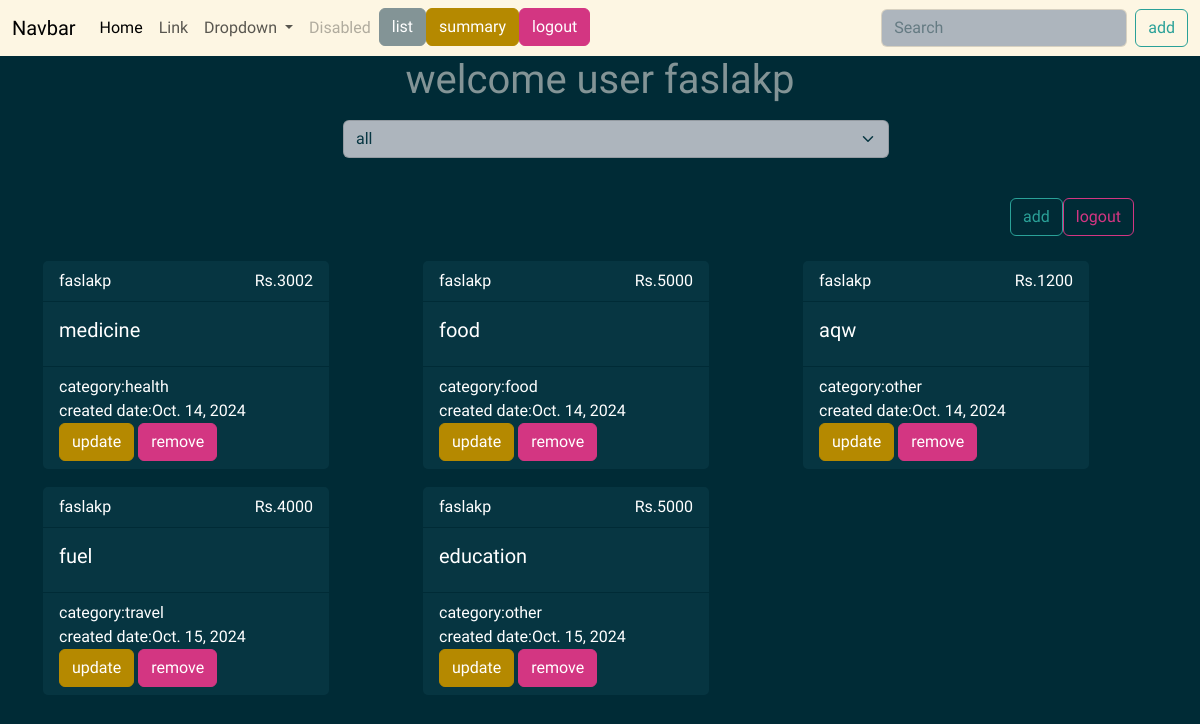
Screenshot of /expense/list (signed in) with the database file from the repository.
### budget/models.py (models this page shows, shortened)
class Expense(models.Model):
    title=models.CharField(max_length=200)
    amount=models.PositiveIntegerField()
    created_date=models.DateTimeField(auto_now_add=True)
    category_choices=(
        ("food","food"),
        ("travel","travel"),
        ("health","health"),
        ("other","other"),
    )
    category=models.CharField(max_length=200,choices=category_choices,default="other")
    user=models.ForeignKey(User,on_delete=models.CASCADE)

### budget/views.py (the view)
# urls.py: path("expense/list",views.ExpenseListView.as_view(),name="expense-list"),
@method_decorator(decs,name="dispatch")
class ExpenseListView(View):
    def get(self,request,*args,**kwargs):
        selected_category=request.GET.get("category","all")
        if selected_category == "all":
            qs=Expense.objects.filter(user=request.user)
        else:
            qs=Expense.objects.filter(category=selected_category,user=request.user)
        return render(request,"expense_list.html",{"expense":qs,"selected":selected_category})

### budget/templates/expense_list.html (shortened to what this page needs)
{%extends 'base.html'%}
{%block main_block%}
<div class="container">
    <h1 class="text-center">welcome user {{request.user}}</h1>
    <div class="container m-3">
        <div class="w-50 mx-auto">
            <form action="">
                <select name="category" id="" class="form-select" onchange="this.form.submit()">
                    <option value="all" {%if selected == "all"%} selected {%endif%}>all</option>
                </select>
            </form>
        </div>
    </div>
    <div class="d-flex justify-content-end p-4">
        <a href="{%url 'expense-add'%}" class="btn btn-outline-success" type="submit">add</a>
        <a href="{%url 'expense-signout'%}" class="btn btn-outline-danger" type="submit">logout</a>
    </div>
    <div class="row">
       {%for e in expense%}
            <div class="col-4">
                <div class="card text-bg-dark mb-3" style="max-width: 18rem;">
                    <div class="card-header d-flex justify-content-between">
                        <div>{{e.user}}</div>
                        <div> Rs.{{e.amount}}</div>
                    </div>
                    <div class="card-body">
                        <h5 class="card-title">{{e.title}}</h5>
                    </div>
                    <div class="card-footer text-body-white">
                        <div>category:{{e.category}}</div>
                        created date:{{e.created_date|date}}
                        <a href="{%url 'expense-update' e.id%}" class="btn btn-primary">update</a>
                        <a href="{%url 'expense-delete' e.id%}" class="btn btn-danger">remove</a>
                    </div>
                </div>
            </div>
       {%endfor%}
        </div>
    </div>
{%endblock%}

### rows the page displays
Expense: user "faslakp", amount "3002", title "medicine", category "health", created_date "Oct. 14, 2024"
Expense: user "faslakp", amount "5000", title "food", category "food", created_date "Oct. 14, 2024"
Expense: user "faslakp", amount "1200", title "aqw", category "other", created_date "Oct. 14, 2024"
Expense: user "faslakp", amount "4000", title "fuel", category "travel", created_date "Oct. 15, 2024"
Expense: user "faslakp", amount "5000", title "education", category "other", created_date "Oct. 15, 2024"

### other values shown
{{ request.user }} "faslakp"
